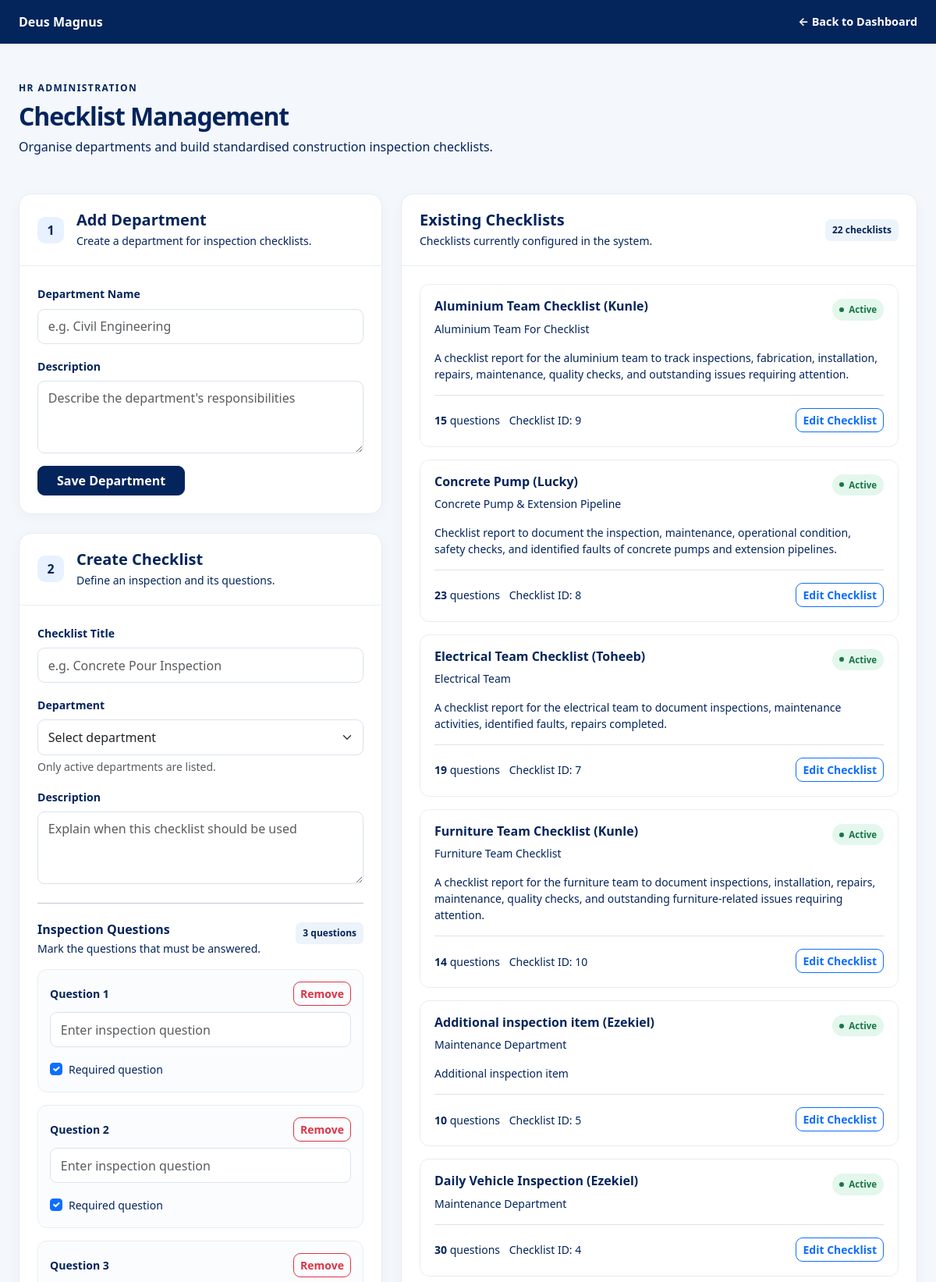
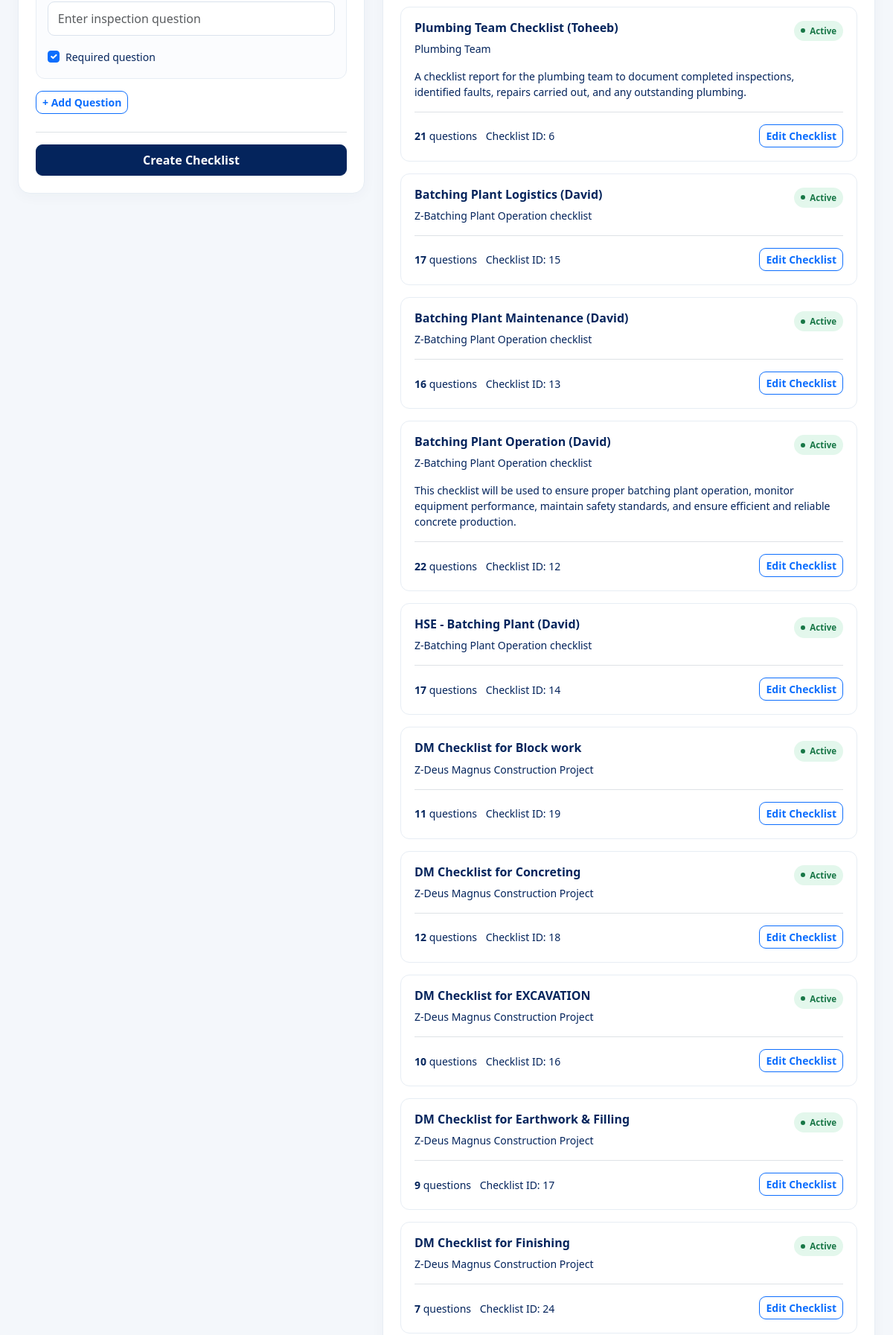
Page /site-checkbook/checklists/manage/ (signed in, upper part) on the committed database (2 pictures, top to bottom).
### site_checkbook/models.py (models this page shows, shortened)
class Checklist(models.Model):
    department = models.ForeignKey(
        Department,
        on_delete=models.PROTECT,
        related_name="checklists",
    )
    title = models.CharField(max_length=200)
    description = models.TextField(blank=True)
    is_active = models.BooleanField(default=True)
    created_at = models.DateTimeField(auto_now_add=True)
    class Meta:
        ordering = ["department__name", "title"]

class Department(models.Model):
    name = models.CharField(max_length=150, unique=True)
    description = models.TextField(blank=True)
    is_active = models.BooleanField(default=True)
    created_at = models.DateTimeField(auto_now_add=True)
    class Meta:
        ordering = ["name"]

### site_checkbook/views.py (the view)
@login_required
def manage_checklists(request):
    if not is_hr_reviewer(request.user):
        raise PermissionDenied
    departments = Department.objects.all().order_by("name")
    checklists = Checklist.objects.select_related(
        "department"
    ).prefetch_related("questions")
    return render(
        request,
        "site_checkbook/manage_checklists.html",
        {
            "departments": departments,
            "checklists": checklists,
            "is_reviewer": True,
            "can_manage_projects": can_manage_projects(request.user),
        },
    )

### site_checkbook/permissions.py (called while the page is built)
def can_manage_projects(user):
    if not user.is_authenticated:
        return False
    return (
        user.is_superuser
        or user.groups.filter(
            name__in=["HR", "Supervisors", "Project Managers"]
        ).exists()
    )

### site_checkbook/views.py (called while the page is built)
def is_hr_reviewer(user):
    return (
        user.is_authenticated
        and (
            user.is_superuser
            or user.groups.filter(name__in=["HR", "Supervisors"]).exists()
        )
    )

### templates/site_checkbook/manage_checklists.html (shortened to what this page needs)
<!DOCTYPE html>
<html lang="en">
<head>
    <link href="https://cdn.jsdelivr.net/npm/bootstrap@5.3.3/dist/css/bootstrap.min.css" rel="stylesheet">
</head>
<body>
<header class="topbar py-3">
    <div class="container-fluid page-wrap px-3 px-lg-4 d-flex justify-content-between align-items-center gap-3">
        <a href="{% url 'site_checkbook:dashboard' %}"
           class="d-flex align-items-center gap-2 text-white text-decoration-none">
            <span class="fw-bold">
                Deus Magnus
            </span>
        </a>
        <a href="{% url 'site_checkbook:dashboard' %}" class="back-link">
            &larr; Back to Dashboard
        </a>
    </div>
</header>
<main class="container-fluid page-wrap px-3 px-lg-4 py-4 py-lg-5">
    <div class="mb-4 mb-lg-5">
        <div class="eyebrow mb-2">HR Administration</div>
        <h1 class="page-title h2 mb-2">Checklist Management</h1>
        <p class="muted mb-0">
            Organise departments and build standardised construction inspection checklists.
        </p>
    </div>
    <div class="row g-4 align-items-start">
        <div class="col-lg-5">
            <section class="panel mb-4">
                <div class="panel-heading d-flex align-items-center gap-3">
                    <span class="section-number">1</span>
                    <div>
                        <h2 class="h5 fw-bold mb-1">Add Department</h2>
                        <p class="muted small mb-0">Create a department for inspection checklists.</p>
                    </div>
                </div>
                <div class="panel-body">
                    <form method="post" action="{% url 'site_checkbook:create_department' %}">
                        <div class="mb-3">
                            <label for="departmentName" class="form-label">Department Name</label>
                            <input id="departmentName" name="name" class="form-control"
                                   placeholder="e.g. Civil Engineering" required>
                        </div>
                        <div class="mb-3">
                            <label for="departmentDescription" class="form-label">Description</label>
                            <textarea id="departmentDescription" name="description"
                                      class="form-control" rows="3"
                                      placeholder="Describe the department's responsibilities"></textarea>
                        </div>
                        <button type="submit" class="btn btn-primary px-4">
                            Save Department
                        </button>
                    </form>
                </div>
            </section>
            <section class="panel">
                <div class="panel-heading d-flex align-items-center gap-3">
                    <span class="section-number">2</span>
                    <div>
                        <h2 class="h5 fw-bold mb-1">Create Checklist</h2>
                        <p class="muted small mb-0">Define an inspection and its questions.</p>
                    </div>
                </div>
                <div class="panel-body">
                    <form method="post" action="{% url 'site_checkbook:create_checklist_frontend' %}">
                        <div class="mb-3">
                            <label for="checklistTitle" class="form-label">Checklist Title</label>
                            <input id="checklistTitle" name="title" class="form-control"
                                   placeholder="e.g. Concrete Pour Inspection" required>
                        </div>
                        <div class="mb-3">
                            <label for="checklistDepartment" class="form-label">Department</label>
                            <select id="checklistDepartment" name="department" class="form-select" required>
                                <option value="">Select department</option>
                            </select>
                            <div class="form-text">Only active departments are listed.</div>
                        </div>
                        <div class="mb-4">
                            <label for="checklistDescription" class="form-label">Description</label>
                            <textarea id="checklistDescription" name="description"
                                      class="form-control" rows="3"
                                      placeholder="Explain when this checklist should be used"></textarea>
                        </div>
                        <hr class="my-4">
                        <div class="d-flex justify-content-between align-items-start gap-2 mb-3">
                            <div>
                                <h3 class="h6 fw-bold mb-1">Inspection Questions</h3>
                                <p class="muted small mb-0">Mark the questions that must be answered.</p>
                            </div>
                            <span class="count-chip" id="questionCount">3 questions</span>
                        </div>
                        <div id="questions">
                            {% for i in "123" %}
                                <div class="question-row mb-3">
                                    <div class="d-flex justify-content-between align-items-center gap-2 mb-2">
                                        <label class="form-label mb-0 question-label">
                                        </label>
                                        <button type="button" class="btn btn-sm btn-outline-danger remove-question">
                                            Remove
                                        </button>
                                    </div>
                                    <input name="question_text" class="form-control mb-3"
                                           placeholder="Enter inspection question">
                                    <div class="form-check">
                                        <input class="form-check-input" type="checkbox"
                                               name="question_required"
                                               value="{{ forloop.counter0 }}" checked>
                                        <label class="form-check-label small">Required question</label>
                                    </div>
                                </div>
                            {% endfor %}
                        </div>
                        <button type="button" id="addQuestion"
                                class="btn btn-outline-primary btn-sm mb-4">
                            + Add Question
                        </button>
                        <div class="border-top pt-3">
                            <button type="submit" class="btn btn-primary w-100 py-2">
                                Create Checklist
                            </button>
                        </div>
                    </form>
                </div>
            </section>
        </div>
        <div class="col-lg-7">
            <section class="panel">
                <div class="panel-heading d-flex flex-wrap justify-content-between align-items-center gap-2">
                    <div>
                        <h2 class="h5 fw-bold mb-1">Existing Checklists</h2>
                        <p class="muted small mb-0">Checklists currently configured in the system.</p>
                    </div>
                    <span class="count-chip">
                        {{ checklists|length }} checklist{{ checklists|length|pluralize }}
                    </span>
                </div>
                <div class="panel-body">
                    {% for checklist in checklists %}
                        <article class="checklist-item mb-3">
                            <div class="d-flex justify-content-between align-items-start gap-3">
                                <div>
                                    <h3 class="h6 fw-bold mb-2">{{ checklist.title }}</h3>
                                    <div class="muted small">
                                        {{ checklist.department.name }}
                                    </div>
                                </div>
                                {% if checklist.is_active %}
                                    <span class="status-pill status-active">Active</span>
                                {% else %}
                                    <span class="status-pill status-inactive">Inactive</span>
                                {% endif %}
                            </div>
                            {% if checklist.description %}
                                <p class="small mt-3 mb-3">{{ checklist.description }}</p>
                            {% endif %}
                            <div class="d-flex flex-wrap justify-content-between align-items-center gap-2 border-top pt-3 mt-3">
                                <div>
                                    <span class="small muted">
                                        <strong>{{ checklist.questions.count }}</strong>
                                        question{{ checklist.questions.count|pluralize }}
                                    </span>
                                    <span class="small muted ms-2">
                                        Checklist ID: {{ checklist.pk }}
                                    </span>
                                </div>
                                <a href="{% url 'site_checkbook:edit_checklist' checklist.pk %}"
                                class="btn btn-sm btn-outline-primary">
                                    Edit Checklist
                                </a>
                            </div>
                        </article>
                    {% endfor %}
                </div>
            </section>
        </div>
    </div>
</main>
</body>
</html>

### templates/site_checkbook/manage_checklists.html (style rules this page uses)
:root { --brand: #04245c; --brand-dark: #04245c; --page-bg: #f4f7fb; --border: #e7edf4; --muted: #04245c; }
body { background: var(--page-bg); color: #04245c; font-family: system-ui, -apple-system, "Segoe UI", sans-serif; }
.topbar { background: var(--brand-dark); }
.back-link { color: white; text-decoration: none; font-size: .9rem; font-weight: 650; }
.page-wrap { max-width: 1450px; }
.eyebrow { color: var(--brand); font-size: .75rem; font-weight: 800; text-transform: uppercase; letter-spacing: .12em; }
.page-title { font-weight: 800; letter-spacing: -.035em; }
.muted { color: var(--muted); }
.panel { background: white; border: 1px solid var(--border); border-radius: 16px; box-shadow: 0 4px 18px rgba(23,55,89,.035); }
.panel-heading { padding: 21px 23px; border-bottom: 1px solid var(--border); }
.panel-body { padding: 23px; }
.form-label { font-size: .88rem; font-weight: 700; }
.form-control, .form-select { min-height: 44px; border-color: #dbe3ed; border-radius: 9px; padding: .6rem .8rem; }
textarea.form-control { min-height: 90px; }
.btn { border-radius: 9px; font-weight: 650; }
.btn-primary { background: var(--brand); border-color: var(--brand); }
.section-number { width: 34px; height: 34px; display: inline-flex; align-items: center; justify-content: center; border-radius: 10px; background: #e8f1ff; color: var(--brand); font-weight: 800; flex: 0 0 34px; }
.question-row { border: 1px solid var(--border); background: #fbfcfe; border-radius: 12px; padding: 15px; }
.question-row .form-control { background: white; }
.checklist-item { padding: 18px; border: 1px solid var(--border); border-radius: 12px; transition: border-color .15s ease; }
.status-pill { display: inline-flex; align-items: center; gap: 6px; padding: 5px 9px; border-radius: 999px; font-size: .72rem; font-weight: 750; white-space: nowrap; }
.status-pill::before { content: ""; width: 6px; height: 6px; border-radius: 50%; background: currentColor; }
.status-active { background: #e3f7ec; color: #187747; }
.count-chip { display: inline-block; padding: 5px 9px; border-radius: 7px; background: #edf3fa; color: var(--brand); font-size: .75rem; font-weight: 750; }

### rows in the picture
Checklist: title "Aluminium Team Checklist (Kunle)", department.name "Aluminium Team For Checklist", is_active "Active", description "A checklist report for the aluminium team to track inspections, fabrication, installation, repairs, maintenance, quality checks, and outstanding issues requiring attention.", questions.count "15", pk "9"
Checklist: title "Concrete Pump (Lucky)", department.name "Concrete Pump & Extension Pipeline", is_active "Active", description "Checklist report to document the inspection, maintenance, operational condition, safety checks, and identified faults of concrete pumps and extension pipelines.", questions.count "23", pk "8"
Checklist: title "Electrical Team Checklist (Toheeb)", department.name "Electrical Team", is_active "Active", description "A checklist report for the electrical team to document inspections, maintenance activities, identified faults, repairs completed.", questions.count "19", pk "7"
Checklist: title "Furniture Team Checklist (Kunle)", department.name "Furniture Team Checklist", is_active "Active", description "A checklist report for the furniture team to document inspections, installation, repairs, maintenance, quality checks, and outstanding furniture-related issues requiring attention.", questions.count "14", pk "10"
Checklist: title "Additional inspection item (Ezekiel)", department.name "Maintenance Department", is_active "Active", description "Additional inspection item", questions.count "10", pk "5"
Checklist: title "Daily Vehicle Inspection (Ezekiel)", department.name "Maintenance Department", is_active "Active", questions.count "30", pk "4"
Checklist: title "Plumbing Team Checklist (Toheeb)", department.name "Plumbing Team", is_active "Active", description "A checklist report for the plumbing team to document completed inspections, identified faults, repairs carried out, and any outstanding plumbing.", questions.count "21", pk "6"
Checklist: title "Batching Plant Logistics (David)", department.name "Z-Batching Plant Operation checklist", is_active "Active", questions.count "17", pk "15"
Checklist: title "Batching Plant Maintenance (David)", department.name "Z-Batching Plant Operation checklist", is_active "Active", questions.count "16", pk "13"
Checklist: title "Batching Plant Operation (David)", department.name "Z-Batching Plant Operation checklist", is_active "Active", description "This checklist will be used to ensure proper batching plant operation, monitor equipment performance, maintain safety standards, and ensure efficient and reliable concrete production.", questions.count "22", pk "12"
Checklist: title "HSE - Batching Plant (David)", department.name "Z-Batching Plant Operation checklist", is_active "Active", questions.count "17", pk "14"
Checklist: title "DM Checklist for Block work", department.name "Z-Deus Magnus Construction Project", is_active "Active", questions.count "11", pk "19"
Checklist: title "DM Checklist for Concreting", department.name "Z-Deus Magnus Construction Project", is_active "Active", questions.count "12", pk "18"
Checklist: title "DM Checklist for EXCAVATION", department.name "Z-Deus Magnus Construction Project", is_active "Active", questions.count "10", pk "16"
Checklist: title "DM Checklist for Earthwork & Filling", department.name "Z-Deus Magnus Construction Project", is_active "Active", questions.count "9", pk "17"
Checklist: title "DM Checklist for Finishing", department.name "Z-Deus Magnus Construction Project", is_active "Active", questions.count "7", pk "24"

### other values in the picture
{{ checklists|length }} "22"
